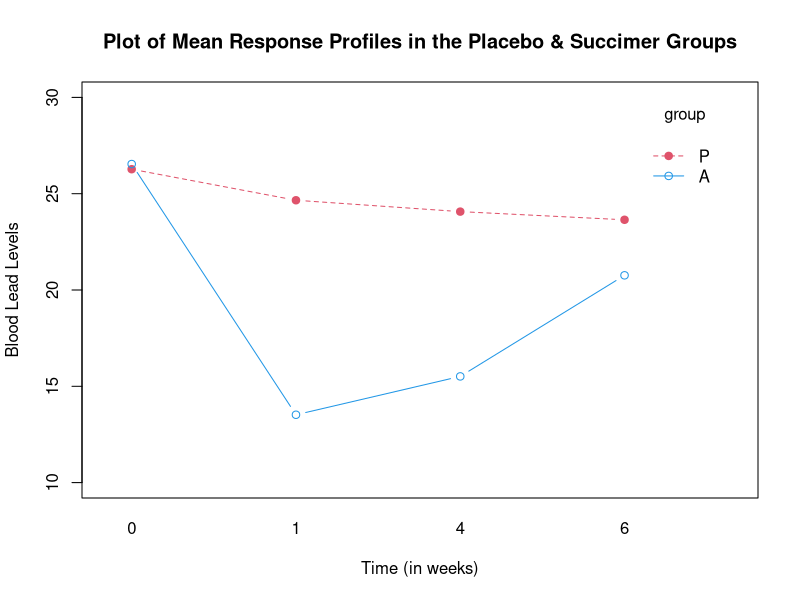

The R script that drew this image: (Note: this script raises an error after producing the figure.)
## ---- chunk 1
knitr::opts_chunk$set(echo = TRUE,message=F,warning=F)
## ---- chunk 2
library(tidyverse)
library(knitr)
library(nlme)
library(data.table)
library(car)
## ---- chunk 3
ds <- fread("tlc.dat")
ds=ds%>%mutate(baseline=week0)
## ---- chunk 4
tlclong <- reshape(ds, idvar="id", varying=c("week0","week1","week4","week6"), 
                   v.names="y", timevar="time", time=1:4, direction="long")

## ---- chunk 5
tlclong1=tlclong
attach(tlclong1)
group=factor(group,levels =c("P","A"))
week <- time

week[time==1] <- 0
week[time==2] <- 1
week[time==3] <- 4
week[time==4] <- 6
week.f <- factor(week, c(0,1,4,6))
## ---- chunk 6
interaction.plot(week, group, y, type="b", pch=c(19,21), ylim=c(10, 30), 
 xlab="Time (in weeks)", ylab="Blood Lead Levels", 
 main="Plot of Mean Response Profiles in the Placebo & Succimer Groups",col=c(2,4))
## ---- chunk 7
options(contrasts = c("contr.sum","contr.poly"))
model <- gls(y ~ group*week.f, corr=corSymm(form= ~ time | id), weights = varIdent(form = ~ 1 | week.f))
## ---- chunk 8
Anova(model, type=3)
## ---- chunk 9
summary(model)
## ---- chunk 10
tlclong2=tlclong%>%filter(time>1)
tlclong2=tlclong2%>%mutate(week=case_when(time==2~1,time==3~4,time==4~6),time=time-1,week.f = factor(week, c(1,4,6)),change <- y - baseline,cbaseline <- baseline - 26.406)
## ---- chunk 11
attach(tlclong2)
## ---- chunk 12
week <- time
week[time==2] <- 1
week[time==3] <- 4
week[time==4] <- 6
time <- time - 1
week.f <- factor(week, c(1,4,6))
change <- y - baseline
cbaseline <- baseline - 26.406
## ---- chunk 13
model <- gls(y ~ I(week.f==1) + I(week.f==4) + I(week.f==6)+
I(week.f==1 & group=="A") + I(week.f==4 & group=="A") + 
I(week.f==6 & group=="A"), corr=corSymm(, form= ~ time | id), 
weights = varIdent(form = ~ 1 | week.f))
## ---- chunk 14
summary(model)
## ---- chunk 15
model1 <- gls(y ~ I(week.f==1) + I(week.f==4) + I(week.f==6)+I(week.f==1 & group=="A") + I(week.f==4 & group=="A") + I(week.f==6 & group=="A"), corr=corSymm(form= ~ time | id), 
weights = varIdent(form = ~ 1 | week.f), method="ML")

model2 <- gls(y ~ I(week.f==1) + I(week.f==4) + I(week.f==6), corr=corSymm(form= ~ time | id), 
weights = varIdent(form = ~ 1 | week.f), method="ML")
## ---- chunk 16
anova(model1,model2)
## ---- chunk 17
model <- gls(change ~ group*week.f, corr=corSymm(form= ~ time | id), 
weights = varIdent(form = ~ 1 | week.f))
summary(model)
## ---- chunk 18
model1 <- gls(change ~ group*week.f, corr=corSymm(form= ~ time | id),
weights = varIdent(form = ~ 1 | week.f),method="ML")

model2 <- gls(change ~ week.f, corr=corSymm(form= ~ time | id),
weights = varIdent(form = ~ 1 | week.f),method="ML")
## ---- chunk 19
anova(model1,model2)
## ---- chunk 20
model <- gls(change ~ cbaseline + group*week.f, 
corr=corSymm(form= ~ time | id),
weights = varIdent(form = ~ 1 | week.f))
summary(model)
## ---- chunk 21
model1 <- gls(change ~ cbaseline + group*week.f, 
corr=corSymm(form= ~ time | id),
weights = varIdent(form = ~ 1 | week.f),method="ML")

model2 <- gls(change ~ cbaseline + week.f, 
corr=corSymm(form= ~ time | id),
weights = varIdent(form = ~ 1 | week.f),method="ML")
## ---- chunk 22
anova(model1,model2)

 
